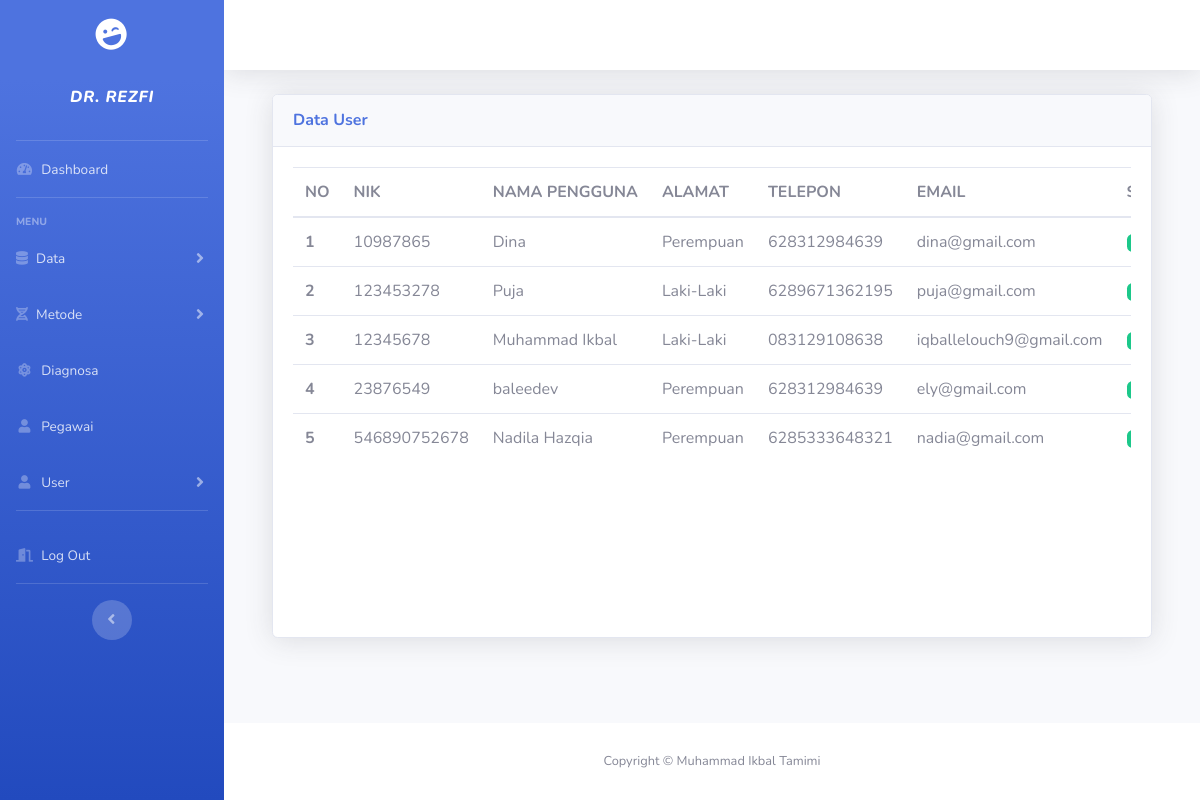
/assets/admin/data_user.php (signed in), run on the app's committed database.
### tables this page shows
CREATE TABLE `tbl_pengguna` (
  `id` int(11) NOT NULL,
  `Email` varchar(50) NOT NULL,
  `Password` varchar(15) NOT NULL,
  `Nama_Pengguna` varchar(50) NOT NULL,
  `Alamat` text NOT NULL,
  `telepon` varchar(15) NOT NULL,
  `Status` varchar(15) NOT NULL
);

CREATE TABLE `tbl_user` (
  `nik` varchar(50) NOT NULL,
  `nama` varchar(50) NOT NULL,
  `jeniskelamain` varchar(20) NOT NULL,
  `alamat` text NOT NULL,
  `telepon` varchar(15) NOT NULL,
  `email` varchar(50) NOT NULL,
  `password` varchar(20) NOT NULL,
  `status` varchar(20) NOT NULL
);

### assets/admin/data_user.php (the view, shortened to what this page needs)
<?php
include '../../database/db.php';
if (@$_SESSION['Admin'] || @$_SESSION['Pegawai']) {
    if (@$_SESSION['Admin']) {
        $vid = $_SESSION['Admin'];
    } elseif (@$_SESSION['Pegawai']) {
        $vid = $_SESSION['Pegawai'];
    }
    $tampil = mysqli_query($koneksi, "SELECT*FROM tbl_pengguna WHERE id='$vid'");
    $data = mysqli_fetch_array($tampil);
    if ($data) {
        $vNama = $data['Nama_Pengguna'];
    };
    function tampilData()
    {
        global $koneksi;
        $tampil = mysqli_query($koneksi, "SELECT*FROM tbl_user WHERE Status='Aktif'");
        return $tampil;
    }
    include 'Layout/header.php';
?>
    <div class="container">
        <div class="card shadow mb-4">
            <div class="card-header py-3">
                <h6 class="m-0 font-weight-bold text-primary">Data User</h6>
            </div>
            <div class="card-body table-responsive">
                <div class="card-body table-responsive p-0" style="height: 450px;">
                    <table class="table table-responsive table-head-fixed text-nowrap">
                        <thead>
                            <tr>
                                <th scope="col">NO</th>
                                <th scope="col">NIK</th>
                                <th scope="col">NAMA PENGGUNA</th>
                                <th scope="col">ALAMAT</th>
                                <th scope="col">TELEPON</th>
                                <th scope="col">EMAIL</th>
                                <th scope="col">STATUS</th>
                            </tr>
                        </thead>
                        <tbody>
                            <?php
                            $nomor = 1;
                            $tampil = tampilData();
                            if ($tampil) {
                                if (mysqli_num_rows($tampil) > 0) {
                                    while ($row = mysqli_fetch_array($tampil)) {
                            ?>
                                        <tr>
                                            <th scope="row"><?= $nomor++ ?></th>
                                            <td><?php echo $row['nik'] ?></td>
                                            <td><?php echo $row['nama'] ?></td>
                                            <td><?php echo $row['alamat'] ?></td>
                                            <td><?php echo $row['telepon'] ?></td>
                                            <td><?php echo $row['email'] ?></td>
                                            <?php
                                            if ($row['status'] == "Aktif") {
                                            ?>
                                                <td><span class="badge badge-success"><?php echo $row['status'] ?></span></td>
                                            <?php
                                            } elseif ($row['status'] == "Belum Aktif") {
                                            ?>
                                                <td><span class="badge badge-info"><?php echo $row['status'] ?></span></td>
                                            <?php
                                            }
                                            ?>
                                        </tr>
                            <?php
                                    }
                                }
                            }
                            ?>
                        </tbody>
                    </table>
                </div>
            </div>
        </div>
    </div>
<?php
    include 'Layout/footer.php';
} else {
    echo "<script>
       alert('Anda Belum login');
       document.location='login.php';
       </script>";
}
?>

### assets/admin/Layout/header.php (shortened to what this page needs)
<?php
echo '<!DOCTYPE html>
<html lang="en">
<head>
    <link href="../../sbAdmin/vendor/fontawesome-free/css/all.min.css" rel="stylesheet" type="text/css">
    <link href="../../sbAdmin/css/sb-admin-2.min.css" rel="stylesheet">
</head>
<body id="page-top">
    <div id="wrapper">
        <ul class="navbar-nav bg-gradient-primary sidebar sidebar-dark accordion" id="accordionSidebar">
            <a class="sidebar-brand d-flex align-items-center justify-content-center" href="index.php">
                <div class="sidebar-brand-icon rotate-n-15">
                    <i class="fas fa-laugh-wink"></i>
                </div>
                </a>
                <div class="sidebar-brand d-flex align-items-center justify-content-center"> <p><i>' . $vNama . '</i></p> </div>
            <hr class="sidebar-divider my-0">
            <li class="nav-item">
                <a class="nav-link" href="index.php">
                    <i class="fas fa-fw fa-tachometer-alt"></i>
                    <span>Dashboard</span></a>
            </li>
            <hr class="sidebar-divider">
            <div class="sidebar-heading">
                Menu
            </div>
            <li class="nav-item">
                <a class="nav-link collapsed" href="#" data-toggle="collapse" data-target="#collapseTwo"
                    aria-expanded="true" aria-controls="collapseTwo">
                    <i class="fa fa-database"></i>
                    <span>Data</span>
                </a>
            </li>
            <li class="nav-item">
                <a class="nav-link collapsed" href="#" data-toggle="collapse" data-target="#collapseUtilities"
                    aria-expanded="true" aria-controls="collapseUtilities">
                    <i class="fa fa-dna"></i>
                    <span>Metode</span>
                </a>
            </li>
            <li class="nav-item">
            <a class="nav-link" href="diagnosa.php">
                <i class="fas fa-fw fa-atom"></i>
                <span>Diagnosa</span></a>
        </li>
        <li class="nav-item">
            <a class="nav-link" href="data_pengguna.php">
            <i class="fas fa-fw fa-user"></i>
                <span>Pegawai</span></a>
        </li>
            <li class="nav-item">
                <a class="nav-link collapsed" href="#" data-toggle="collapse" data-target="#collapsePages"
                    aria-expanded="true" aria-controls="collapsePages">
                    <i class="fas fa-fw fa-user"></i>
                    <span>User</span>
                </a>
            </li>
            <hr class="sidebar-divider">
            <li class="nav-item">
                <a class="nav-link" href="logout.php">
                <i class="fa fa-door-open"></i>
                    <span>Log Out</span></a>
            </li>
            <hr class="sidebar-divider d-none d-md-block">
            <div class="text-center d-none d-md-inline">
                <button class="rounded-circle border-0" id="sidebarToggle"></button>
            </div>
        </ul>
        <div id="content-wrapper" class="d-flex flex-column">
            <div id="content">
                <nav class="navbar navbar-expand navbar-light bg-white topbar mb-4 static-top shadow">
                </nav>
                <div class="container-fluid">';

### data on the page
tbl_pengguna: Nama_Pengguna "DR. REZFI"
tbl_user: nik "10987865", nama "Dina", alamat "Perempuan", telepon "628312984639", email "dina@gmail.com"
tbl_user: nik "123453278", nama "Puja", alamat "Laki-Laki", telepon "6289671362195", email "puja@gmail.com"
tbl_user: nik "12345678", nama "Muhammad Ikbal", alamat "Laki-Laki", telepon "083129108638", email "iqballelouch9@gmail.com"
tbl_user: nik "23876549", nama "baleedev", alamat "Perempuan", telepon "628312984639", email "ely@gmail.com"
tbl_user: nik "546890752678", nama "Nadila Hazqia", alamat "Perempuan", telepon "6285333648321", email "nadia@gmail.com"
